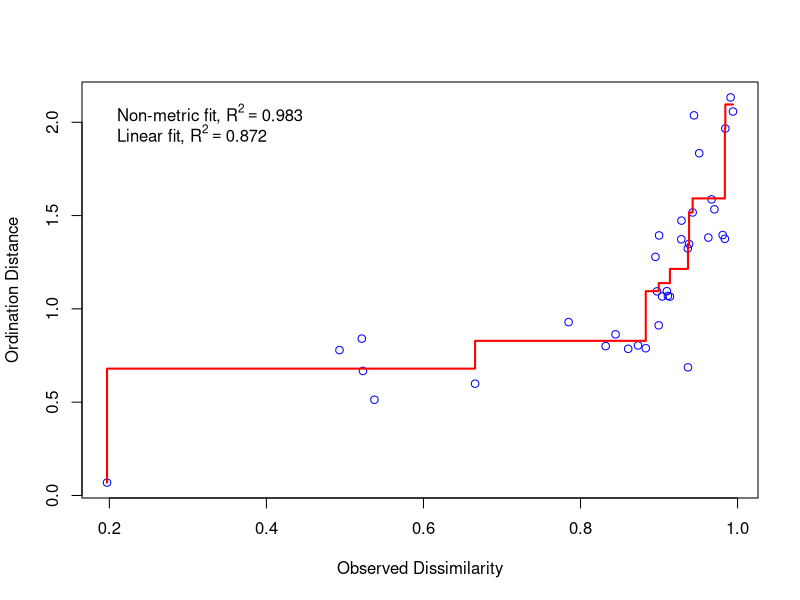
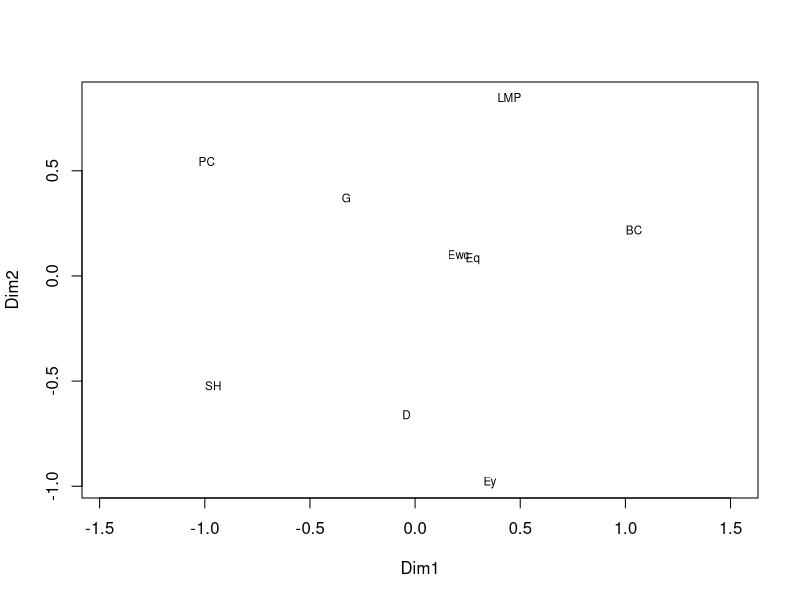
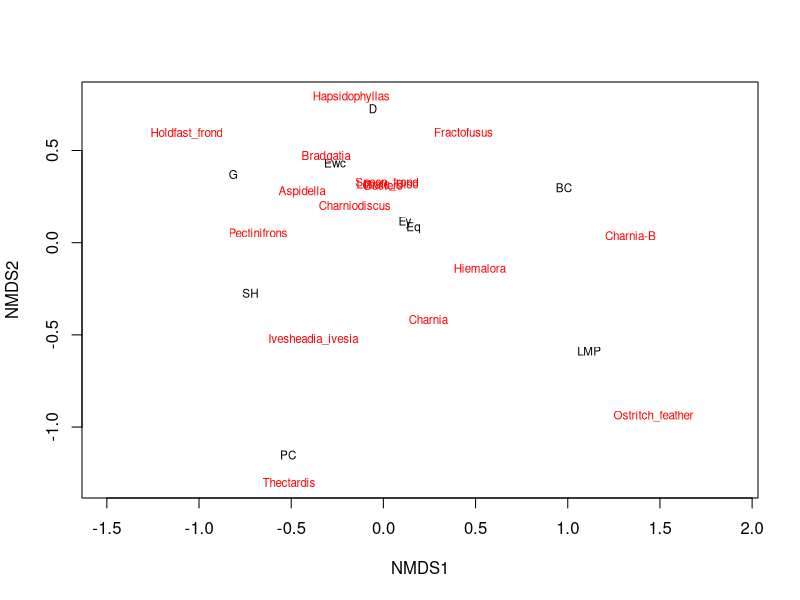
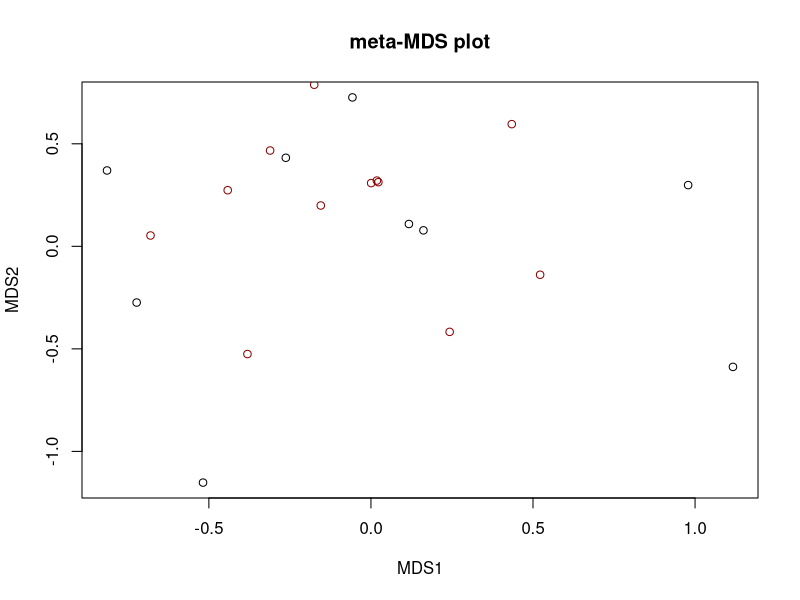
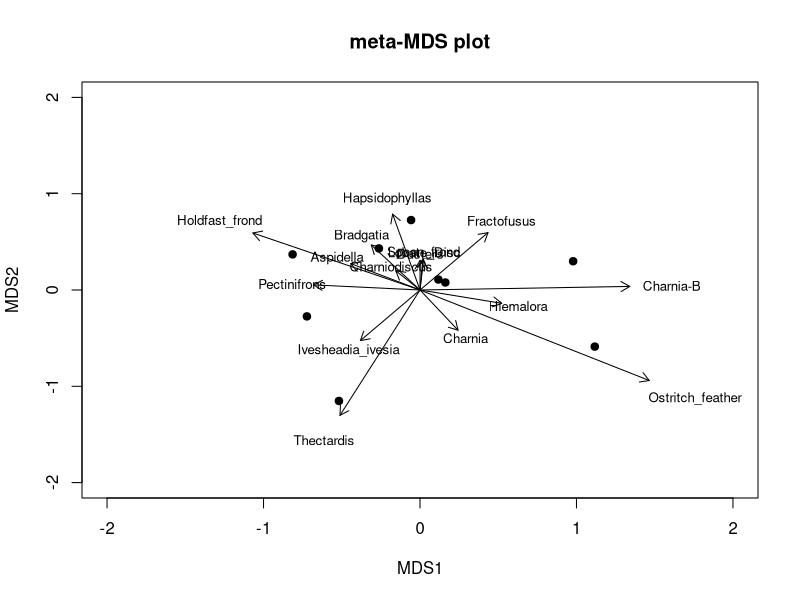
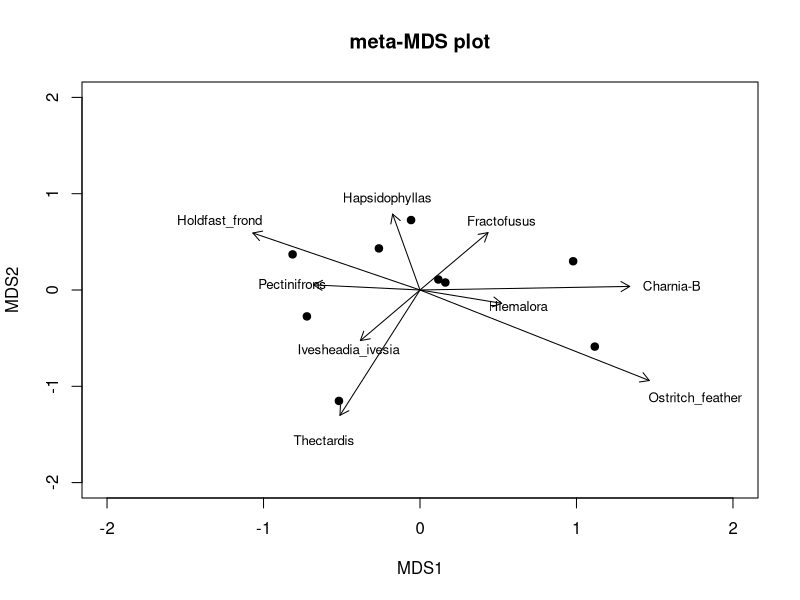
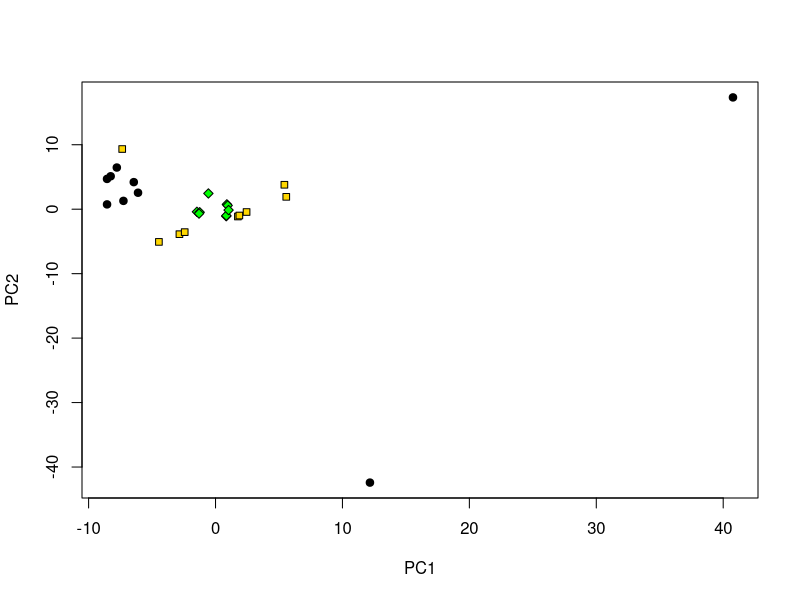
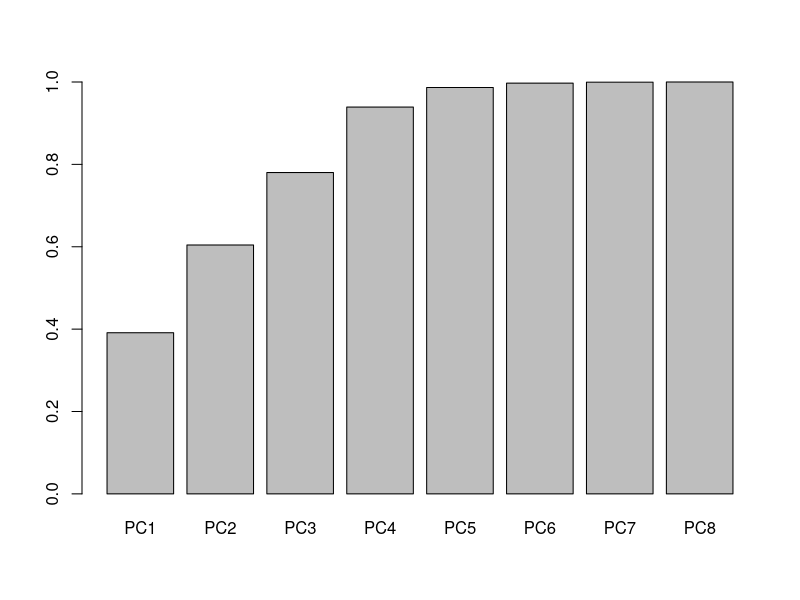

Here is the R script that generated these plots, in order:
### Week 9A - Ordination

library(vegan)
library(MASS)

#Key functions

zscore = function(x){
  mew = mean(x)
  sd = sd(x)
  z = (mew-x)/sd
  z
}

make_pct = function(x){
  samp_sum = apply(x, 1, sum)
  pct = (x/samp_sum)*100
  pct
}

#Goals

#Read Data

#Make NMDS Ordination

#Inspire students - YOU ARE NOT ALONE


#Let's read some data.

clap <- read.csv("week9_data/Clapham.csv", header = TRUE, row.names = "taxon")

#Drop last row to clean up data.

clap <- clap[-c(nrow(clap)), ]

tail(clap)

#Let's evaluate data.

class(clap)
is.character(clap$PC)
is.character(clap$D)

clap$D <- as.numeric(gsub(",", "", clap$D))
clap$Ey <- as.numeric(  gsub(",", "", clap$Ey)                      )

c_sums <- apply(clap, 2, sum)

###FUN BUT USELESS
#bad_column_finder = vector("logical", length = ncol(clap))
#
#for(i in 1:ncol(clap)){
#  result = is.character(clap[,i])
#  bad_column_finder[i]
#}
#
#clap[, bad_column_finder] <- as.numeric(gsub(",", "", clap[ , bad_column_finder]))

#Table needs to be transposed. Ordination likes columns to be species.

clap <- as.data.frame(t(clap))

#Let's do ordination, at last.

clap.dist <- vegdist(clap)
clap.mds <- isoMDS(clap.dist)

clap.mds$stress
clap.mds$points

stressplot(clap.mds, clap.dist)

#Method for plotting MDS result

ordiplot(clap.mds, type = "t")

#Method for meta MDS, it remembers species attributes!

clap.Mmds <- metaMDS(clap)

ordiplot(clap.Mmds, type = "t")

#Make better plots

sites <- clap.Mmds$points
species <- clap.Mmds$species

#Basic plot that works here. 

plot(sites, main = "meta-MDS plot")
points(species, col = "darkred")

#Let's make arrows for the species loadings on the dimensions

plot(sites, 
     main = "meta-MDS plot", 
     pch = 21, 
     bg = "black",
     xlim = c(-2, 2),
     ylim = c(-2, 2))

#Adding text to plots.

text(species[, 1] + (species[, 1]*0.20),
     species[, 2] + (species[, 2]*0.20), 
     row.names(species),
     cex = 0.8)

#Adding arrows.

arrows(x0 = rep(0, nrow(species)),
       y0 = rep(0, nrow(species)),
       x1 = species[,1],
       y1 = species[,2],
       length = 0.1)

#Let's update with select species names.

sel_species <- species[abs(species[,1]) > 0.5 | abs(species[,2]) > 0.5, ]

#Filtering by species loading.

plot(sites, 
     main = "meta-MDS plot", 
     pch = 21, 
     bg = "black",
     xlim = c(-2, 2),
     ylim = c(-2, 2))

#Adding text to plots.

text(sel_species[, 1] + (sel_species[, 1]*0.20),
     sel_species[, 2] + (sel_species[, 2]*0.20), 
     row.names(sel_species),
     cex = 0.8)

#Adding arrows.

arrows(x0 = rep(0, nrow(sel_species)),
       y0 = rep(0, nrow(sel_species)),
       x1 = sel_species[,1],
       y1 = sel_species[,2],
       length = 0.1)

#Let's do principal components with raw counts, percents, z-scores.

site_sums <- apply(clap, 1, sum)

clap_pct <- (clap/site_sums) * 100
clap_z <- (clap - apply(clap, 1, mean))/apply(clap, 1, sd)

clap.pca <- rda(clap) #Doing PCA on unmodified couns
cpct.pca <- rda(clap_pct) #Doing PCA on percentages
clzc.pca <- rda(clap_z) #Doing PCA on z-scores

clap_pca <- summary(clap.pca) #Summarize each output to get sites/species.
cpct_pca <- summary(cpct.pca)
clzc_pca <- summary(clzc.pca)

plot(clap_pca$sites, pch = 21, bg = "black")
points(cpct_pca$sites, pch = 22, bg = "gold")
points(clzc_pca$sites, pch = 23, bg = "green")
#text(clap_pca$species, row.names(clap_pca$species))

clap_pca$cont$importance

barplot(clzc_pca$cont$importance[3,])

#Constrained cluster analysis

clap.cca <- cca(clap)

plot(clap.cca)

clap.cca$CA$u

#Diversity

#Let's just count the number of different things.

n_obs <- apply(clap, 1, sum)
n_taxa <- vector("numeric", length = nrow(clap))

for(i in 1:nrow(clap)){
  n_count <- clap[i,clap[i, ] > 0] 
  n_taxa[i] <- length(n_count)
}

#Let's resample using frequencies from our data.

all_taxa <- colnames(clap) #We need a list of names.

probs <- clap_pct/100

#Basic method for sampling our own data.

resampled_names <- sample(all_taxa, 100, replace = TRUE, prob = probs[1 , ])

times <- 1000
s_size <- 500

#Building improved method, iterative nature is built into sample, so we just read one-by-one.

clap_resampled <- data.frame(lapply(1:times, function(x){ #Make data frame of redrawn taxon names.
  sample(all_taxa, s_size, replace = TRUE, prob = probs[5, ])
}))

clap_recount <- data.frame(apply(clap_resampled, 2, function(x){ #Make data frame with counts of unique taxa for each run.
  clap_count <- vector("numeric", length = nrow(clap_resampled))
  for(i in 1:length(clap_count)){
    n <- length(unique(x[1:i]))
    clap_count[i] <- n
  }
  return(clap_count)
}))

colnames(clap_recount) <- paste0("resample",c(1:times))

plot(0, 0, 
     xlim = c(0, s_size), 
     ylim = c(0, max(apply(clap_recount, 2, max))),
     xlab = "sample size",
     ylab = "richness",
     pch = NA)

polygon( c(1:s_size,rev(1:s_size)), 
         c(apply(clap_recount,1,max),rev(apply(clap_recount,1,min))),
         density = c(10),
         col = "gold")

lines(1:s_size, apply(clap_recount,1,mean), lty = 3)


#
#
#n_things <- vector("numeric", length = times)
#mx_thing <- vector("numeric", length = times)
#mn_thing <- vector("numeric", length = times)
#thing_matrix <- matrix(ncol = times, nrow = 200)
#
#for(i in 1:times){
#  clap_sample <- sample(all_taxa, i, replace = TRUE, prob = probs[5, ])
#  thing_matrix[1:i, ] = clap_sample
#  n_things[i] <- length(unique(clap_sample))
#}
#
#n_things
#
#plot(1:times, n_things, pch = 22, bg = heat.colors(times))
#
##We can use vegan and then extract at different sampling size.
#
#clap.rare <- rarecurve(clap)
#clap_array <- array(clap.rare, dimnames = list(row.names(clap)))
#
##Plotting example.
#
#plot(1:200,(clap_array$Ey[1:200]),type = "l")
#lines(1:200, clap_array$D[1:200])
#
#
#
#
